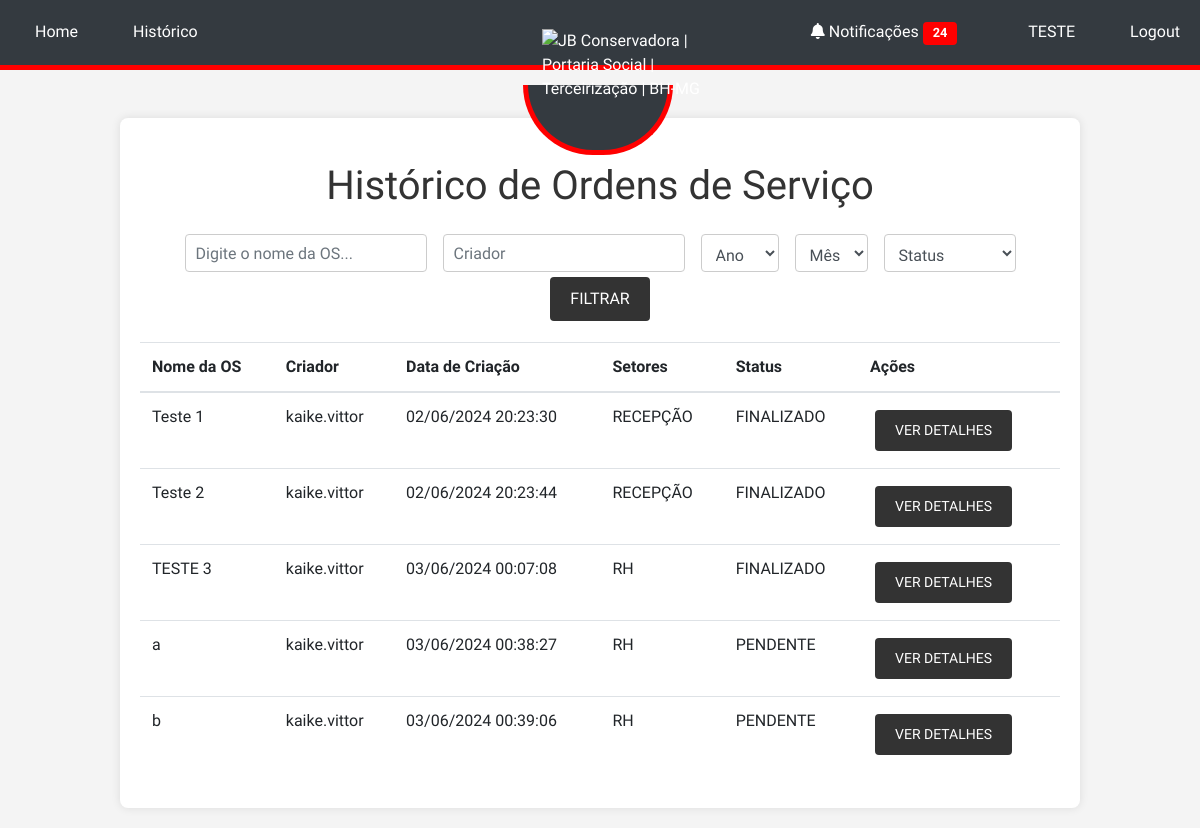
The page /history (signed in) on the database its author committed.
### tables this page shows
CREATE TABLE users (
            id INTEGER PRIMARY KEY AUTOINCREMENT,
            username TEXT NOT NULL UNIQUE,
            password TEXT NOT NULL,
            email TEXT NOT NULL UNIQUE,
            phone TEXT NOT NULL,
            sector TEXT NOT NULL
        );

CREATE TABLE os (
            id INTEGER PRIMARY KEY AUTOINCREMENT,
            file_path TEXT NOT NULL,
            created_at TEXT NOT NULL,
            name TEXT,
            creator_id INTEGER, ultima_notificacao TEXT, status TEXT DEFAULT "PENDENTE",
            FOREIGN KEY(creator_id) REFERENCES users(id)
        );

### app.py (the view)
    @app.route('/history')
    @login_required
    def history():
        conn = sqlite3.connect('site.db')
        conn.row_factory = sqlite3.Row  # Isso permite que você acesse os resultados como um dicionário
        c = conn.cursor()
        query = '''
        SELECT os.id, os.name, os.created_at, users.username,
               os.status,
               GROUP_CONCAT(DISTINCT sector.name ORDER BY sector.name ASC) AS sectors
        FROM os
        JOIN users ON os.creator_id = users.id
        LEFT JOIN sector ON os.id = sector.os_id
        WHERE 1=1
    '''
        params = []
        search = request.args.get('search')
        if search:
            query += ' AND os.name LIKE ?'
            params.append(f'%{search}%')
        filter_by_creator = request.args.get('filter_by_creator')
        if filter_by_creator:
            query += ' AND users.username = ?'
            params.append(filter_by_creator)
        filter_year = request.args.get('filter_year')
        if filter_year:
            query += ' AND strftime("%Y", os.created_at) = ?'
            params.append(filter_year)
        filter_month = request.args.get('filter_month')
        if filter_month:
            query += ' AND strftime("%m", os.created_at) = ?'
            params.append(f'{int(filter_month):02d}')  # Garantir que o mês tenha dois dígitos
        filter_status = request.args.get('filter_status')
        if filter_status:
            query += ' AND os.status = ?'
            params.append(filter_status)
        query += ' GROUP BY os.id, os.name, os.created_at, users.username'
        c.execute(query, params)
        orders = c.fetchall()
        c.execute('SELECT DISTINCT username FROM users')
        creators = c.fetchall()
        conn.close()
        orders = [dict(order) for order in orders]
        return render_template('history.html', orders=orders, creators=creators)

### templates/history.html (shortened to what this page needs)
{% extends "base.html" %}
{% block content %}
<h1 class="text-center my-4">Histórico de Ordens de Serviço</h1>
<form method="GET" action="{{ url_for('history') }}" class="form-inline justify-content-center">
    <div class="form-group mx-2">
        <input type="text" class="form-control" id="search" name="search" placeholder="Digite o nome da OS...">
    </div>
    <div class="form-group mx-2">
        <input type="text" class="form-control" id="filter_by_creator" name="filter_by_creator" placeholder="Criador">
    </div>
    <div class="form-group mx-2">
        <select class="form-control" id="filter_year" name="filter_year">
            <option value="">Ano</option>
        </select>
    </div>
    <div class="form-group mx-2">
        <select class="form-control" id="filter_month" name="filter_month">
            <option value="">Mês</option>
        </select>
    </div>
    <div class="form-group mx-2">
        <select class="form-control" id="filter_status" name="filter_status">
            <option value="">Status</option>
        </select>
    </div>
    <button type="submit" class="btn btn-primary mx-2">Filtrar</button>
</form>
<table class="table mt-3">
    <thead>
        <tr>
            <th>Nome da OS</th>
            <th>Criador</th>
            <th>Data de Criação</th>
            <th>Setores</th>
            <th>Status</th>
            <th>Ações</th>
        </tr>
    </thead>
    <tbody>
        {% for order in orders %}
        <tr>
            <td>{{ order['name'] }}</td>
            <td>{{ order['username'] }}</td>
            <td>{{ order['created_at'] }}</td>
            <td>{{ order['sectors'] }}</td>
            <td>{{ order['status'] }}</td>
            <td>
                <a href="{{ url_for('view_os', os_id=order['id']) }}" class="btn btn-secondary btn-sm">Ver Detalhes</a>
            </td>
        </tr>
        {% endfor %}
    </tbody>
</table>
{% endblock %}

### templates/base.html (shortened to what this page needs)
<!DOCTYPE html>
<html lang="en">
<head>
    <link rel="stylesheet" href="https://stackpath.bootstrapcdn.com/bootstrap/4.5.2/css/bootstrap.min.css">
    <link rel="stylesheet" href="{{ url_for('static', filename='style.css') }}">
    <link rel="stylesheet" href="https://cdnjs.cloudflare.com/ajax/libs/font-awesome/5.15.3/css/all.min.css">
</head>
<body>
    {% if request.endpoint != 'login' %}
    <div class="navbar">
        <div class="navbar-left">
            <a href="{{ url_for('index') }}" class="menu-item">Home</a>
            {% if current_user.is_authenticated %}
                <a href="{{ url_for('history') }}" class="menu-item">Histórico</a>
            {% else %}
                <a href="{{ url_for('login') }}" class="menu-item">Login</a>
            {% endif %}
        </div>
        <div class="logo-container">
            <img src="https://jbconservadora.com.br/wp-content/uploads/2020/09/logo-final-jb.png" alt="JB Conservadora | Portaria Social | Terceirização | BH-MG" class="logo">
        </div>
        <div class="navbar-right">
            {% if current_user.is_authenticated %}
                <a href="{{ url_for('notifications') }}" class="menu-item mr-3">
                    <i class="fas fa-bell"></i> Notificações
                    {% if g.unread_notifications_count > 0 %}
                        <span class="badge badge-danger">{{ g.unread_notifications_count }}</span>
                    {% endif %}
                </a>
                <a class="menu-item">{{ current_user.username }}</a>
                <a href="{{ url_for('logout') }}" class="menu-item">Logout</a>
            {% endif %}
        </div>
    </div>
    {% endif %}
    <div class="container mt-5">
        {% block content %}{% endblock %}
    </div>
</body>
</html>

### static/style.css (style rules this page uses)
body { font-family: 'Roboto', sans-serif; background-color: #f4f4f4; margin: 0; padding: 0; padding-top: 70px; display: flex; flex-direction: column; align-items: center; justify-content: flex-start; min-height: 100vh; color: #333; }
.container { width: 80%; max-width: 1200px; margin: 20px auto; padding: 20px; background: #fff; box-shadow: 0 0 10px rgba(0, 0, 0, 0.1); border-radius: 8px; }
.navbar { width: 100%; background-color: #333; padding: 10px; display: flex; justify-content: space-between; align-items: center; border-bottom: 5px solid red; position: fixed; top: 0; z-index: 1000; }
.navbar a { color: white; padding: 10px 20px; text-decoration: none; }
h1, h3 { color: #333; text-align: center; }
button, .btn { background-color: #333; color: white; border: none; padding: 10px 20px; margin: 5px; cursor: pointer; border-radius: 4px; text-transform: uppercase; }
.form-group, .form-check { margin-bottom: 15px; }
.form-control { width: 100%; padding: 10px; border: 1px solid #ccc; border-radius: 4px; }
.badge { padding: 5px 10px; border-radius: 4px; font-size: 0.8em; }
.badge-danger { background-color: red; color: white; }

### templates/base.html (style rules this page uses)
.navbar { position: fixed; top: 0; width: 100%; background-color: #343a40; color: #ffffff; z-index: 1000; padding: 10px 0; }
.navbar .navbar-left, .navbar .navbar-right { display: flex; align-items: center; }
.navbar .navbar-left { flex: 1; justify-content: flex-start; }
.navbar .navbar-right { flex: 1; justify-content: flex-end; }
.navbar .menu-item { margin-left: 15px; color: #ffffff; text-decoration: none; }
.logo-container { position: absolute; top: 100%; left: 52%; transform: translate(-50%, -50%); width: 180px; height: auto; }
.logo-container::before { content: ''; position: absolute; width: 150px; height: 70px; border: 5px solid red; border-top: none; border-bottom-left-radius: 75px; border-bottom-right-radius: 75px; top: 56px; left: -6%; background-color: #343a40; z-index: -1; }
.logo { position: relative; left: 8px; width: 60%; }
.container { margin-top: 70px; }
body { font-family: 'Comfortaa', sans-serif; }

### rows shown on the page
users: username "TESTE"
os: name "Teste 1", username "kaike.vittor", created_at "02/06/2024 20:23:30", sectors "RECEPÇÃO", status "FINALIZADO"
os: name "Teste 2", username "kaike.vittor", created_at "02/06/2024 20:23:44", sectors "RECEPÇÃO", status "FINALIZADO"
os: name "TESTE 3", username "kaike.vittor", created_at "03/06/2024 00:07:08", sectors "RH", status "FINALIZADO"
os: name "a", username "kaike.vittor", created_at "03/06/2024 00:38:27", sectors "RH", status "PENDENTE"
os: name "b", username "kaike.vittor", created_at "03/06/2024 00:39:06", sectors "RH", status "PENDENTE"

### other values the page prints
{{ g.unread_notifications_count }} "24"
